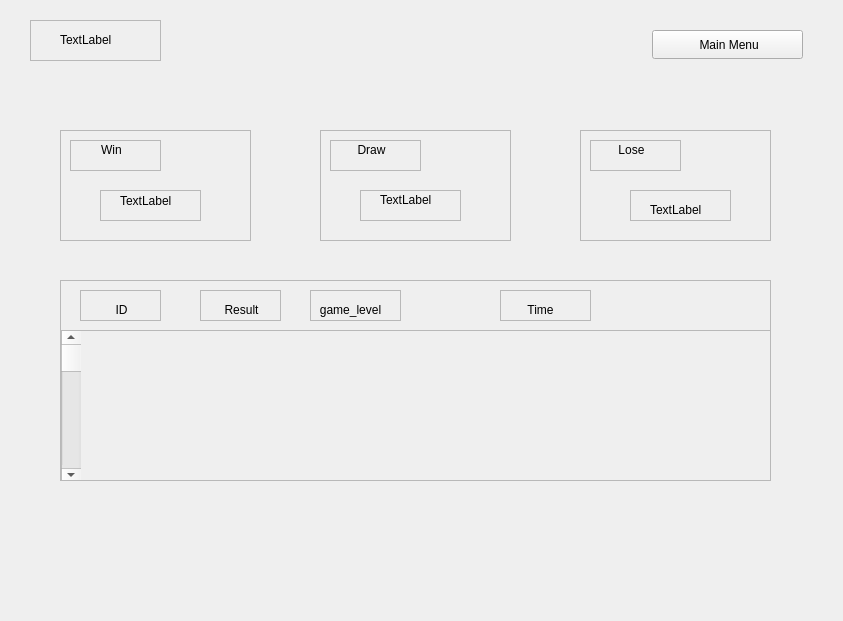
<?xml version="1.0" encoding="UTF-8"?>
<ui version="4.0">
 <class>history</class>
 <widget class="QWidget" name="history">
  <property name="geometry">
   <rect>
    <x>0</x>
    <y>0</y>
    <width>843</width>
    <height>621</height>
   </rect>
  </property>
  <property name="windowTitle">
   <string>History</string>
  </property>
  <property name="layoutDirection">
   <enum>Qt::RightToLeft</enum>
  </property>
  <widget class="QFrame" name="frame">
   <property name="geometry">
    <rect>
     <x>30</x>
     <y>20</y>
     <width>131</width>
     <height>41</height>
    </rect>
   </property>
   <property name="frameShape">
    <enum>QFrame::StyledPanel</enum>
   </property>
   <property name="frameShadow">
    <enum>QFrame::Plain</enum>
   </property>
   <widget class="QLabel" name="profile">
    <property name="geometry">
     <rect>
      <x>30</x>
      <y>10</y>
      <width>81</width>
      <height>20</height>
     </rect>
    </property>
    <property name="text">
     <string>TextLabel</string>
    </property>
   </widget>
  </widget>
  <widget class="QFrame" name="frame_2">
   <property name="geometry">
    <rect>
     <x>60</x>
     <y>130</y>
     <width>191</width>
     <height>111</height>
    </rect>
   </property>
   <property name="frameShape">
    <enum>QFrame::StyledPanel</enum>
   </property>
   <property name="frameShadow">
    <enum>QFrame::Sunken</enum>
   </property>
   <widget class="QFrame" name="win">
    <property name="geometry">
     <rect>
      <x>10</x>
      <y>10</y>
      <width>91</width>
      <height>31</height>
     </rect>
    </property>
    <property name="frameShape">
     <enum>QFrame::StyledPanel</enum>
    </property>
    <property name="frameShadow">
     <enum>QFrame::Sunken</enum>
    </property>
    <widget class="QLabel" name="label">
     <property name="geometry">
      <rect>
       <x>10</x>
       <y>0</y>
       <width>63</width>
       <height>20</height>
      </rect>
     </property>
     <property name="text">
      <string>Win</string>
     </property>
     <property name="alignment">
      <set>Qt::AlignCenter</set>
     </property>
    </widget>
   </widget>
   <widget class="QFrame" name="frame_8">
    <property name="geometry">
     <rect>
      <x>40</x>
      <y>60</y>
      <width>101</width>
      <height>31</height>
     </rect>
    </property>
    <property name="frameShape">
     <enum>QFrame::StyledPanel</enum>
    </property>
    <property name="frameShadow">
     <enum>QFrame::Sunken</enum>
    </property>
    <widget class="QLabel" name="win_count">
     <property name="geometry">
      <rect>
       <x>20</x>
       <y>0</y>
       <width>71</width>
       <height>21</height>
      </rect>
     </property>
     <property name="text">
      <string>TextLabel</string>
     </property>
    </widget>
   </widget>
  </widget>
  <widget class="QFrame" name="frame_3">
   <property name="geometry">
    <rect>
     <x>320</x>
     <y>130</y>
     <width>191</width>
     <height>111</height>
    </rect>
   </property>
   <property name="frameShape">
    <enum>QFrame::StyledPanel</enum>
   </property>
   <property name="frameShadow">
    <enum>QFrame::Sunken</enum>
   </property>
   <widget class="QFrame" name="frame_6">
    <property name="geometry">
     <rect>
      <x>10</x>
      <y>10</y>
      <width>91</width>
      <height>31</height>
     </rect>
    </property>
    <property name="frameShape">
     <enum>QFrame::StyledPanel</enum>
    </property>
    <property name="frameShadow">
     <enum>QFrame::Sunken</enum>
    </property>
    <widget class="QLabel" name="label_2">
     <property name="geometry">
      <rect>
       <x>10</x>
       <y>0</y>
       <width>63</width>
       <height>20</height>
      </rect>
     </property>
     <property name="text">
      <string>Draw</string>
     </property>
     <property name="alignment">
      <set>Qt::AlignCenter</set>
     </property>
    </widget>
   </widget>
   <widget class="QFrame" name="frame_9">
    <property name="geometry">
     <rect>
      <x>40</x>
      <y>60</y>
      <width>101</width>
      <height>31</height>
     </rect>
    </property>
    <property name="frameShape">
     <enum>QFrame::StyledPanel</enum>
    </property>
    <property name="frameShadow">
     <enum>QFrame::Sunken</enum>
    </property>
    <widget class="QLabel" name="draw_count">
     <property name="geometry">
      <rect>
       <x>20</x>
       <y>0</y>
       <width>63</width>
       <height>20</height>
      </rect>
     </property>
     <property name="text">
      <string>TextLabel</string>
     </property>
    </widget>
   </widget>
  </widget>
  <widget class="QFrame" name="frame_4">
   <property name="geometry">
    <rect>
     <x>580</x>
     <y>130</y>
     <width>191</width>
     <height>111</height>
    </rect>
   </property>
   <property name="frameShape">
    <enum>QFrame::StyledPanel</enum>
   </property>
   <property name="frameShadow">
    <enum>QFrame::Sunken</enum>
   </property>
   <widget class="QFrame" name="frame_7">
    <property name="geometry">
     <rect>
      <x>10</x>
      <y>10</y>
      <width>91</width>
      <height>31</height>
     </rect>
    </property>
    <property name="frameShape">
     <enum>QFrame::StyledPanel</enum>
    </property>
    <property name="frameShadow">
     <enum>QFrame::Sunken</enum>
    </property>
    <widget class="QLabel" name="label_3">
     <property name="geometry">
      <rect>
       <x>10</x>
       <y>0</y>
       <width>63</width>
       <height>20</height>
      </rect>
     </property>
     <property name="text">
      <string>Lose</string>
     </property>
     <property name="alignment">
      <set>Qt::AlignCenter</set>
     </property>
    </widget>
   </widget>
   <widget class="QFrame" name="frame_10">
    <property name="geometry">
     <rect>
      <x>50</x>
      <y>60</y>
      <width>101</width>
      <height>31</height>
     </rect>
    </property>
    <property name="frameShape">
     <enum>QFrame::StyledPanel</enum>
    </property>
    <property name="frameShadow">
     <enum>QFrame::Sunken</enum>
    </property>
    <widget class="QLabel" name="lose_count">
     <property name="geometry">
      <rect>
       <x>20</x>
       <y>10</y>
       <width>63</width>
       <height>20</height>
      </rect>
     </property>
     <property name="text">
      <string>TextLabel</string>
     </property>
    </widget>
   </widget>
  </widget>
  <widget class="QScrollArea" name="scrollArea">
   <property name="geometry">
    <rect>
     <x>60</x>
     <y>330</y>
     <width>711</width>
     <height>151</height>
    </rect>
   </property>
   <property name="layoutDirection">
    <enum>Qt::LeftToRight</enum>
   </property>
   <property name="widgetResizable">
    <bool>true</bool>
   </property>
   <widget class="QWidget" name="scrollAreaWidgetContents">
    <property name="geometry">
     <rect>
      <x>0</x>
      <y>0</y>
      <width>709</width>
      <height>149</height>
     </rect>
    </property>
    <widget class="QScrollBar" name="verticalScrollBar">
     <property name="geometry">
      <rect>
       <x>0</x>
       <y>0</y>
       <width>20</width>
       <height>151</height>
      </rect>
     </property>
     <property name="orientation">
      <enum>Qt::Vertical</enum>
     </property>
    </widget>
   </widget>
  </widget>
  <widget class="QFrame" name="frame_5">
   <property name="geometry">
    <rect>
     <x>60</x>
     <y>280</y>
     <width>711</width>
     <height>51</height>
    </rect>
   </property>
   <property name="frameShape">
    <enum>QFrame::StyledPanel</enum>
   </property>
   <property name="frameShadow">
    <enum>QFrame::Sunken</enum>
   </property>
   <widget class="QFrame" name="frame_11">
    <property name="geometry">
     <rect>
      <x>20</x>
      <y>10</y>
      <width>81</width>
      <height>31</height>
     </rect>
    </property>
    <property name="frameShape">
     <enum>QFrame::StyledPanel</enum>
    </property>
    <property name="frameShadow">
     <enum>QFrame::Sunken</enum>
    </property>
    <widget class="QLabel" name="label_4">
     <property name="geometry">
      <rect>
       <x>10</x>
       <y>10</y>
       <width>63</width>
       <height>20</height>
      </rect>
     </property>
     <property name="text">
      <string>ID</string>
     </property>
     <property name="alignment">
      <set>Qt::AlignCenter</set>
     </property>
    </widget>
   </widget>
   <widget class="QFrame" name="frame_12">
    <property name="geometry">
     <rect>
      <x>140</x>
      <y>10</y>
      <width>81</width>
      <height>31</height>
     </rect>
    </property>
    <property name="frameShape">
     <enum>QFrame::StyledPanel</enum>
    </property>
    <property name="frameShadow">
     <enum>QFrame::Sunken</enum>
    </property>
    <widget class="QLabel" name="label_5">
     <property name="geometry">
      <rect>
       <x>10</x>
       <y>10</y>
       <width>63</width>
       <height>20</height>
      </rect>
     </property>
     <property name="text">
      <string>Result</string>
     </property>
     <property name="alignment">
      <set>Qt::AlignCenter</set>
     </property>
    </widget>
   </widget>
   <widget class="QFrame" name="frame_13">
    <property name="geometry">
     <rect>
      <x>250</x>
      <y>10</y>
      <width>91</width>
      <height>31</height>
     </rect>
    </property>
    <property name="frameShape">
     <enum>QFrame::StyledPanel</enum>
    </property>
    <property name="frameShadow">
     <enum>QFrame::Sunken</enum>
    </property>
    <widget class="QLabel" name="label_6">
     <property name="geometry">
      <rect>
       <x>0</x>
       <y>10</y>
       <width>81</width>
       <height>20</height>
      </rect>
     </property>
     <property name="text">
      <string>game_level</string>
     </property>
     <property name="alignment">
      <set>Qt::AlignCenter</set>
     </property>
    </widget>
   </widget>
   <widget class="QFrame" name="frame_14">
    <property name="geometry">
     <rect>
      <x>440</x>
      <y>10</y>
      <width>91</width>
      <height>31</height>
     </rect>
    </property>
    <property name="frameShape">
     <enum>QFrame::StyledPanel</enum>
    </property>
    <property name="frameShadow">
     <enum>QFrame::Sunken</enum>
    </property>
    <widget class="QLabel" name="label_7">
     <property name="geometry">
      <rect>
       <x>0</x>
       <y>10</y>
       <width>81</width>
       <height>20</height>
      </rect>
     </property>
     <property name="text">
      <string>Time</string>
     </property>
     <property name="alignment">
      <set>Qt::AlignCenter</set>
     </property>
    </widget>
   </widget>
  </widget>
  <widget class="QPushButton" name="main_menu">
   <property name="geometry">
    <rect>
     <x>652</x>
     <y>30</y>
     <width>151</width>
     <height>29</height>
    </rect>
   </property>
   <property name="text">
    <string> Main Menu</string>
   </property>
  </widget>
 </widget>
 <resources/>
 <connections/>
</ui>
